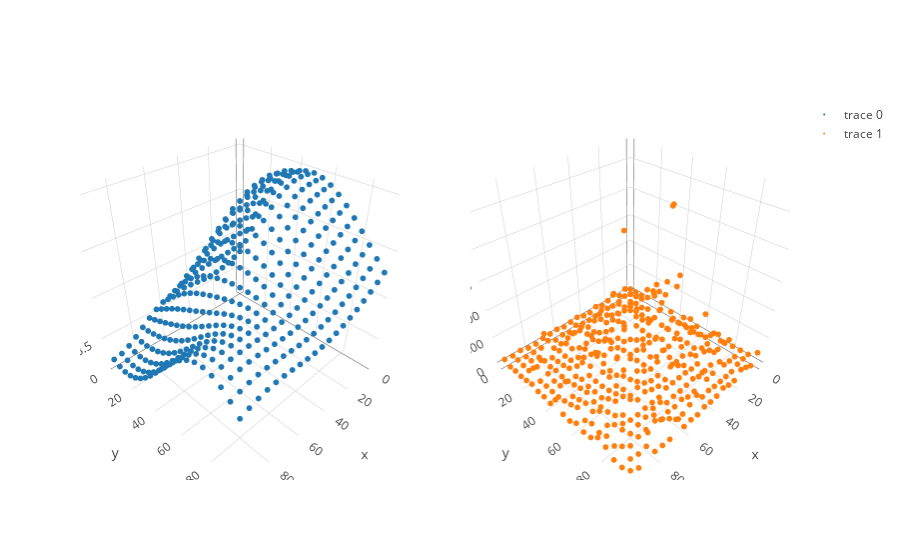

Write notebook code for a chart like this one.
### Code cell
trace_func = go.Scatter3d(x = X[:,0], y = X[:,1], z=f, mode = 'markers', marker=dict(size = 2,))
trace_draws = go.Scatter3d(x = X[:,0], y = X[:,1], z=y, mode = 'markers', marker=dict(size = 2,))
fig = tools.make_subplots(rows=1, cols=2, specs=[[{'is_3d': True}, {'is_3d': True}]])
fig.append_trace(trace_func, 1, 1)
fig.append_trace(trace_draws, 1, 2)
iplot(fig)

### Figure 1 — Plotly figure (JSON) as saved in the notebook; plotly's stock layout.template omitted (floating-point values rounded to 4 significant figures; data arrays with more than 128 entries replaced by an {"elided": "..."} marker saying what was removed)
{"data": [{"marker": {"size": 2}, "mode": "markers", "scene": "scene1", "type": "scatter3d", "x": {"elided": "400 int values"}, "y": {"elided": "400 int values"}, "z": {"elided": "400 float values"}}, {"marker": {"size": 2}, "mode": "markers", "scene": "scene2", "type": "scatter3d", "x": {"elided": "400 int values"}, "y": {"elided": "400 int values"}, "z": {"elided": "400 int values"}}], "layout": {"scene1": {"domain": {"x": [0, 0.45], "y": [0, 1]}}, "scene2": {"domain": {"x": [0.55, 1], "y": [0, 1]}}}}
